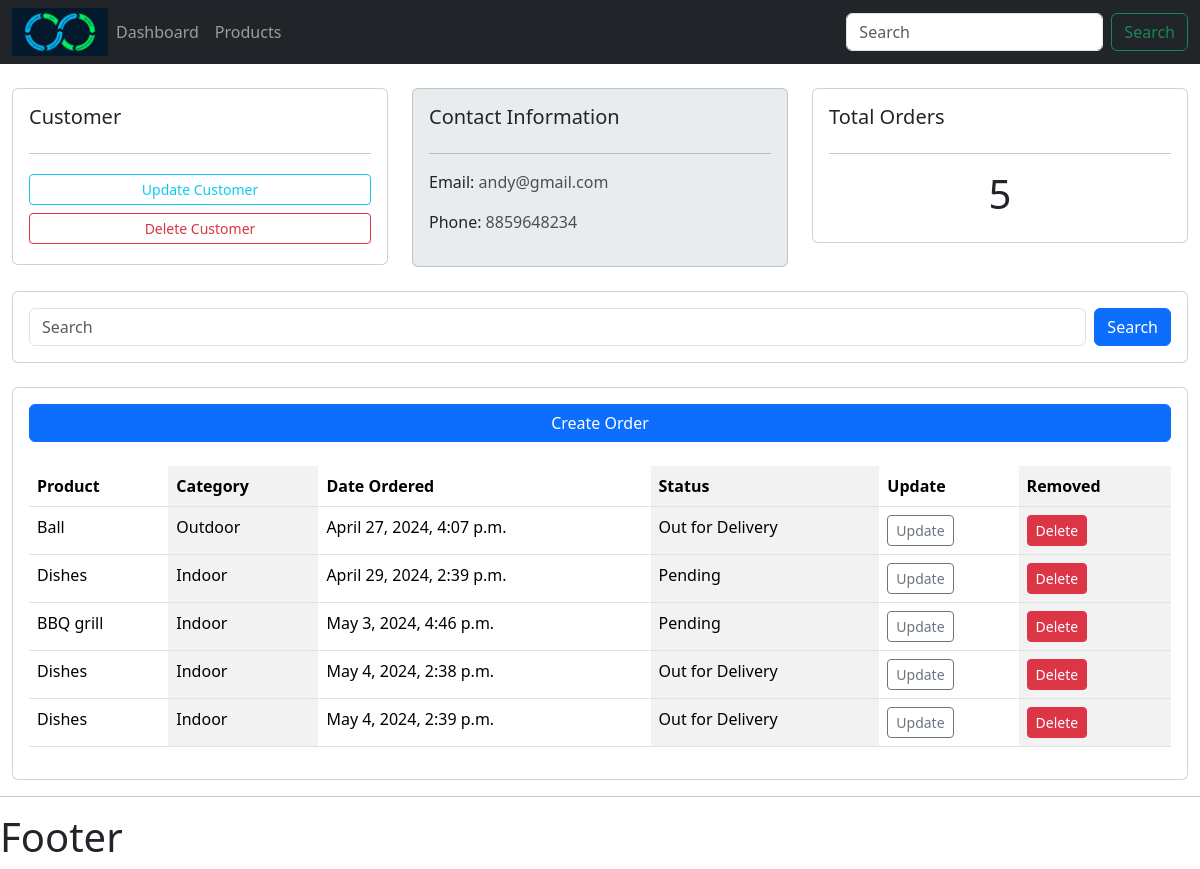
The app's page /customer/1/ with its own data.
### accounts/models.py (models this page shows, shortened)
class Customer(models.Model):
    cust_name = models.CharField(max_length=200, null=True)
    phone = models.CharField(max_length=12, null=True)
    email = models.CharField(max_length=100, null=True)
    date_created = models.DateTimeField(auto_now_add=True, null=True)

class Order(models.Model):
    STATUS = (
        ('Pending','Pending'),
        ('Out for Delivery','Out for Delivery'),
        ('Delivered', 'Delivered'),
    )
    customer = models.ForeignKey(Customer, null=True, on_delete=models.SET_NULL)
    product = models.ForeignKey(Product, null=True, on_delete=models.SET_NULL)
    date_created = models.DateTimeField(auto_now_add=True, null=True)
    status = models.CharField(max_length=200, null=True, choices=STATUS)

class Product(models.Model):
    CATEGORY = (
        ('Indoor','Indoor'),
        ('Outdoor', 'Outdoor'),
    )
    product_name = models.CharField(max_length=200, null=True)
    price = models.FloatField(null=True)
    category = models.CharField(max_length=200, null=True, choices=CATEGORY)
    description = models.CharField(max_length=200, null=True, blank=True)
    date_created = models.DateTimeField(auto_now_add=True, null=True)
    tag = models.ManyToManyField(Tag)

### accounts/views.py (the view)
# urls.py: path('customer/<int:id>/',views.customer, name="customer"),
def customer(request, id):
    customers = Customer.objects.get(id=id)
    orders = customers.order_set.all()
    total_orders = orders.count()
    context = {"customers": customers, "orders": orders, "total_orders": total_orders}
    return render(request, "accounts/customer.html", context)

### accounts/templates/accounts/customer.html (shortened to what this page needs)
{% extends 'accounts/main.html' %}
{% block content %}
  <div class="row">
    <div class="col-md">
      <div class="card card-body">
        <h5 class="card-title">Customer</h5>
        <hr />
        <a class="btn btn-outline-info btn-sm btn-block my-1">Update Customer</a>
        <a class="btn btn-outline-danger btn-sm btn-block my-1">Delete Customer</a>
      </div>
    </div>
    <div class="col-md">
      <div class="card card-body bg-body-secondary">
        <h5 class="card-title">Contact Information</h5>
        <hr />
        <p>
          Email: <span class="text-light-emphasis">{{ customers.email }}</span>
        </p>
        <p>
          Phone: <span class="text-light-emphasis">{{ customers.phone }}</span>
        </p>
      </div>
    </div>
    <div class="col-md">
      <div class="card card-body">
        <h5 class="card-title">Total Orders</h5>
        <hr />
        <h1 class="text-center">{{ total_orders }}</h1>
      </div>
    </div>
  </div>
  <br />
  <div class="row">
    <div class="col-md">
      <div class="card card-body">
        <form class="d-flex" role="search" action="get">
          <input class="form-control me-2" type="search" placeholder="Search" aria-label="Search" />
          <button class="btn btn-primary" type="submit">Search</button>
        </form>
      </div>
    </div>
  </div>
  <br />
  <div class="card card-body">
    <a href="{% url "accounts:create_order" customers.id  %}" class="btn btn-primary">Create Order</a>
    <br>
    <table class="table table-striped-columns">
      <tr>
        <th>Product</th>
        <th>Category</th>
        <th>Date Ordered</th>
        <th>Status</th>
        <th>Update</th>
        <th>Removed</th>
      </tr>
      {% for order in orders %}
        <tr>
          <td>{{ order.product.product_name }}</td>
          <td>{{ order.product.category }}</td>
          <td>{{ order.date_created }}</td>
          <td>{{ order.status }}</td>
          <td>
            <a class="btn btn-sm btn-outline-secondary" href="{% url 'accounts:update_order' order.id %}">Update</a>
          </td>
          <td>
            <a class="btn btn-sm btn-danger" href="{% url 'accounts:delete_order' order.id %}">Delete</a>
          </td>
        </tr>
      {% endfor %}
    </table>
  </div>
{% endblock %}

### records on screen
Customer: email "andy@gmail.com", phone "8859648234"
Order: product.product_name "Ball", product.category "Outdoor", date_created "April 27, 2024, 4:07 p.m.", status "Out for Delivery"
Order: product.product_name "Dishes", product.category "Indoor", date_created "April 29, 2024, 2:39 p.m.", status "Pending"
Order: product.product_name "BBQ grill", product.category "Indoor", date_created "May 3, 2024, 4:46 p.m.", status "Pending"
Order: product.product_name "Dishes", product.category "Indoor", date_created "May 4, 2024, 2:38 p.m.", status "Out for Delivery"
Order: product.product_name "Dishes", product.category "Indoor", date_created "May 4, 2024, 2:39 p.m.", status "Out for Delivery"

### other values on screen
{{ total_orders }} "5"
